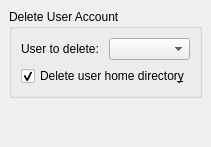
     <widget class="QWidget" name="delUserTab">
      <attribute name="icon">
       <iconset>
        <normaloff>../../../../usr/share/icons/Tango/16x16/actions/gtk-remove.png</normaloff>../../../../usr/share/icons/Tango/16x16/actions/gtk-remove.png</iconset>
      </attribute>
      <attribute name="title">
       <string>Delete User</string>
      </attribute>
      <attribute name="toolTip">
       <string>Delete a user</string>
      </attribute>
      <layout class="QGridLayout">
       <property name="margin">
        <number>9</number>
       </property>
       <property name="spacing">
        <number>6</number>
       </property>
       <item row="1" column="0">
        <spacer>
         <property name="orientation">
          <enum>Qt::Vertical</enum>
         </property>
         <property name="sizeHint" stdset="0">
          <size>
           <width>20</width>
           <height>40</height>
          </size>
         </property>
        </spacer>
       </item>
       <item row="0" column="0">
        <widget class="QGroupBox" name="groupBox_2">
         <property name="sizePolicy">
          <sizepolicy hsizetype="MinimumExpanding" vsizetype="Minimum">
           <horstretch>0</horstretch>
           <verstretch>0</verstretch>
          </sizepolicy>
         </property>
         <property name="title">
          <string>Delete User Account</string>
         </property>
         <layout class="QGridLayout">
          <property name="margin">
           <number>9</number>
          </property>
          <property name="spacing">
           <number>6</number>
          </property>
          <item row="1" column="0" colspan="2">
           <widget class="QCheckBox" name="deleteHomeCheckBox">
            <property name="sizePolicy">
             <sizepolicy hsizetype="MinimumExpanding" vsizetype="Minimum">
              <horstretch>0</horstretch>
              <verstretch>0</verstretch>
             </sizepolicy>
            </property>
            <property name="toolTip">
             <string>Also delete the user's home directory</string>
            </property>
            <property name="text">
             <string>Delete user home director&amp;y</string>
            </property>
            <property name="checked">
             <bool>true</bool>
            </property>
           </widget>
          </item>
          <item row="0" column="0">
           <widget class="QLabel" name="deleteUserLabel">
            <property name="sizePolicy">
             <sizepolicy hsizetype="MinimumExpanding" vsizetype="Minimum">
              <horstretch>0</horstretch>
              <verstretch>0</verstretch>
             </sizepolicy>
            </property>
            <property name="toolTip">
             <string>Select user to delete</string>
            </property>
            <property name="frameShape">
             <enum>QFrame::NoFrame</enum>
            </property>
            <property name="frameShadow">
             <enum>QFrame::Plain</enum>
            </property>
            <property name="text">
             <string>User to delete:</string>
            </property>
           </widget>
          </item>
          <item row="0" column="1">
           <widget class="QComboBox" name="deleteUserCombo">
            <property name="sizePolicy">
             <sizepolicy hsizetype="MinimumExpanding" vsizetype="Minimum">
              <horstretch>0</horstretch>
              <verstretch>0</verstretch>
             </sizepolicy>
            </property>
            <property name="toolTip">
             <string>Select user to delete</string>
            </property>
           </widget>
          </item>
         </layout>
        </widget>
       </item>
      </layout>
     </widget>
